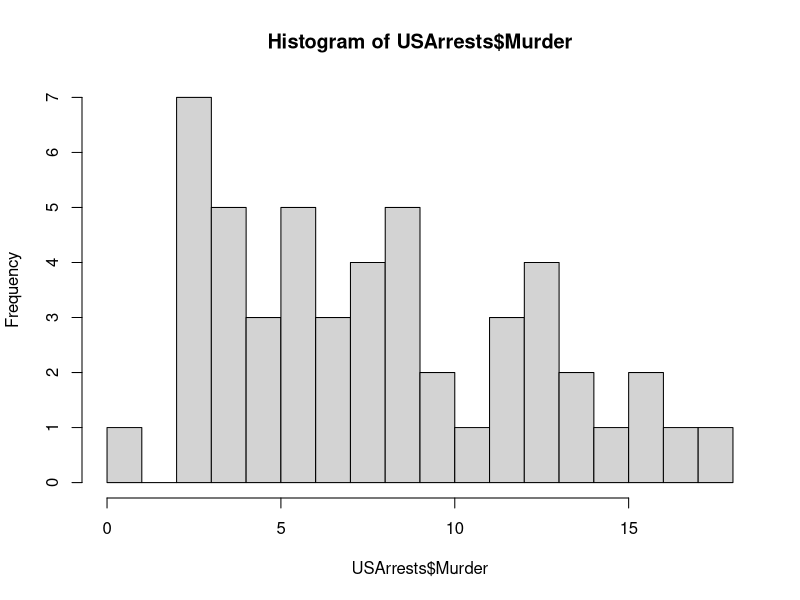
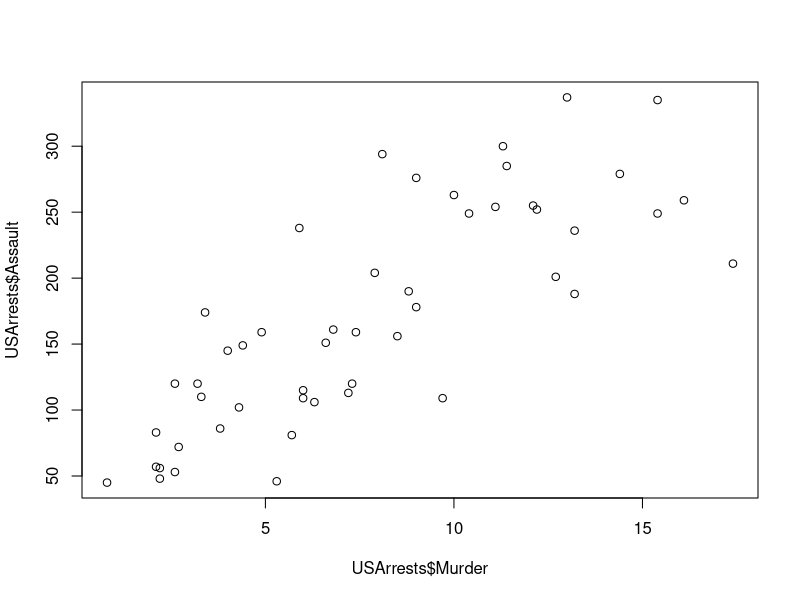
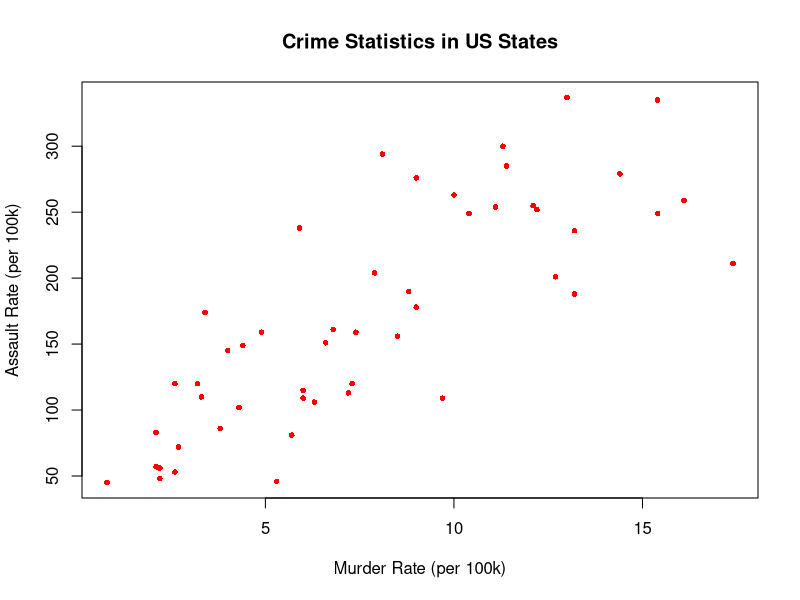
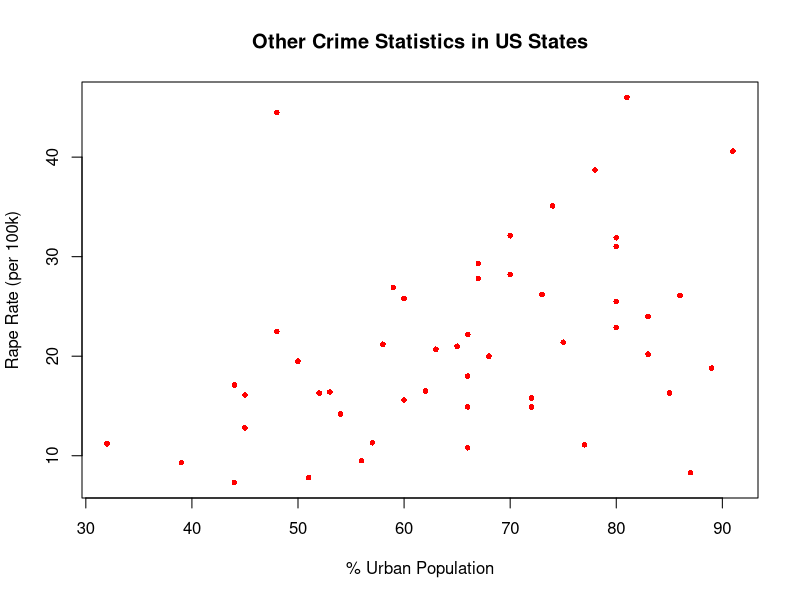
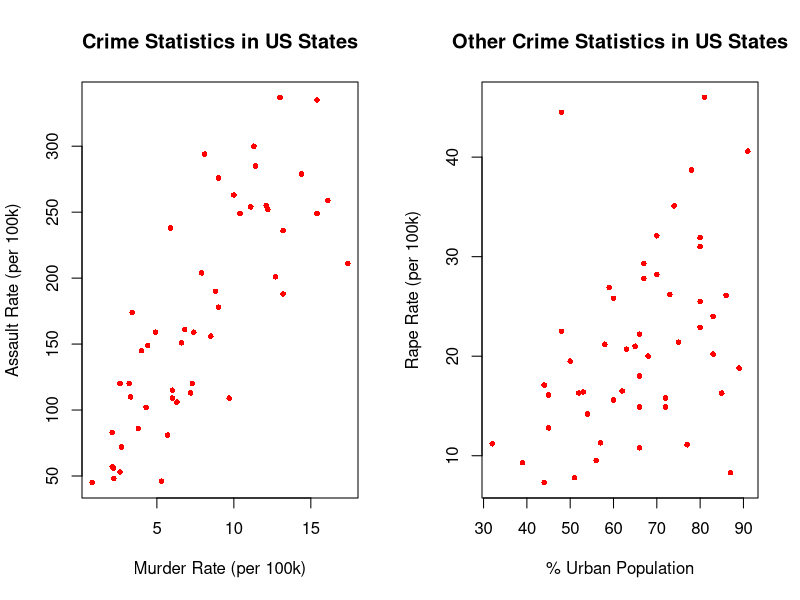
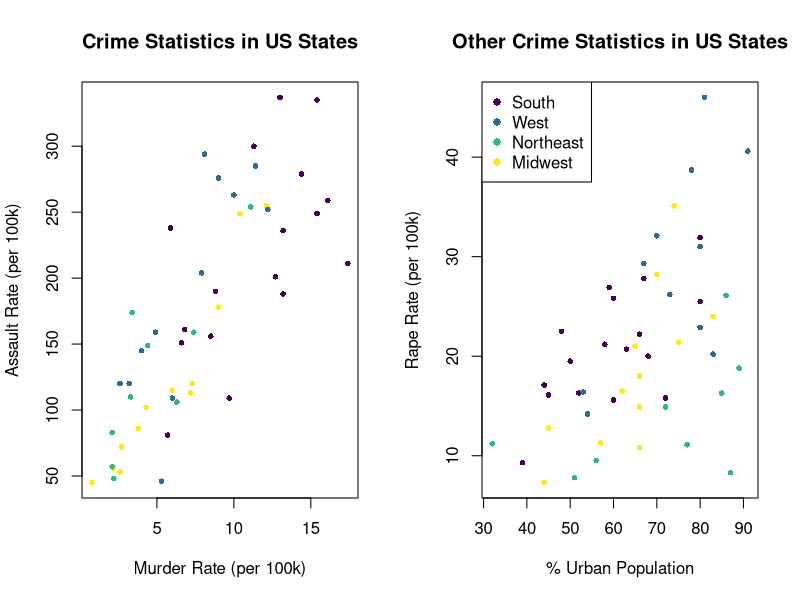

Here is the R script that generated these plots, in order:
#### SETUP ####
getwd()
setwd("C:/Users/jonat/intersession_data_2024/code/day3_plotting_JZhang")

library(datasets)
library(viridis)

#### DATA ####
data(USArrests)

class(USArrests)
dim(USArrests)
head(USArrests)

table(USArrests$Assault)
table(USArrests[,2])
table(USArrests[,"Assault"])

USArrests$Region <- c("South", "West", "West", "South", "West", "West", "Northeast", "South", "South", "South", "West", "West", "Midwest", "Midwest", "Midwest", "Midwest", "South", "South", "Northeast", "South", "Northeast", "Midwest", "Midwest", "South", "Midwest", "West", "Midwest", "West", "Northeast", "Northeast", "West", "Northeast", "South", "Midwest", "Midwest", "South", "West", "Northeast", "Northeast", "South", "Midwest", "South", "South", "West", "Northeast", "South", "West", "South", "Midwest", "South")
#### PLOTTING ####
#histogram
hist(USArrests$Murder, breaks = 15)
## relationship between murder and assault rates
plot(USArrests$Murder, USArrests$Assault)

# png('murder_rate.png',width = 520, height = 520)
plot(USArrests[,c(1,2)], pch = 16, cex = 0.75, col = 'red', 
     xlab = "Murder Rate (per 100k)", ylab = "Assault Rate (per 100k)", 
     main = "Crime Statistics in US States")
# dev.off()

plot(USArrests[,c(3,4)], pch = 16, cex = 0.75, col = 'red', 
     xlab = "% Urban Population", ylab = "Rape Rate (per 100k)", 
     main = "Other Crime Statistics in US States")

#plotting side by side
par(mfrow = c(1,2))
plot(USArrests[,c(1,2)], pch = 16, cex = 0.75, col = 'red', 
     xlab = "Murder Rate (per 100k)", ylab = "Assault Rate (per 100k)", 
     main = "Crime Statistics in US States")
plot(USArrests[,c(3,4)], pch = 16, cex = 0.75, col = 'red', 
     xlab = "% Urban Population", ylab = "Rape Rate (per 100k)", 
     main = "Other Crime Statistics in US States")
#color by region
col.region.unique <- viridis::viridis(length(unique(USArrests$Region)))
names(col.region.unique) <- unique(USArrests$Region)

col.idx <- match(USArrests$Region, names(col.region.unique))
col.region <- col.region.unique[col.idx]

#png('crime_regions.png',width = 1000, height = 520)
par(mfrow = c(1,2))
plot(USArrests[,c(1,2)], pch = 16, cex = 0.75, col = col.region, 
     xlab = "Murder Rate (per 100k)", ylab = "Assault Rate (per 100k)", 
     main = "Crime Statistics in US States")

plot(USArrests[,c(3,4)], pch = 16, cex = 0.75, col = col.region, 
     xlab = "% Urban Population", ylab = "Rape Rate (per 100k)", 
     main = "Other Crime Statistics in US States")
legend(x = "topleft", legend = unique(USArrests$Region), col = col.region.unique, pch = 16)

#dev.off()
